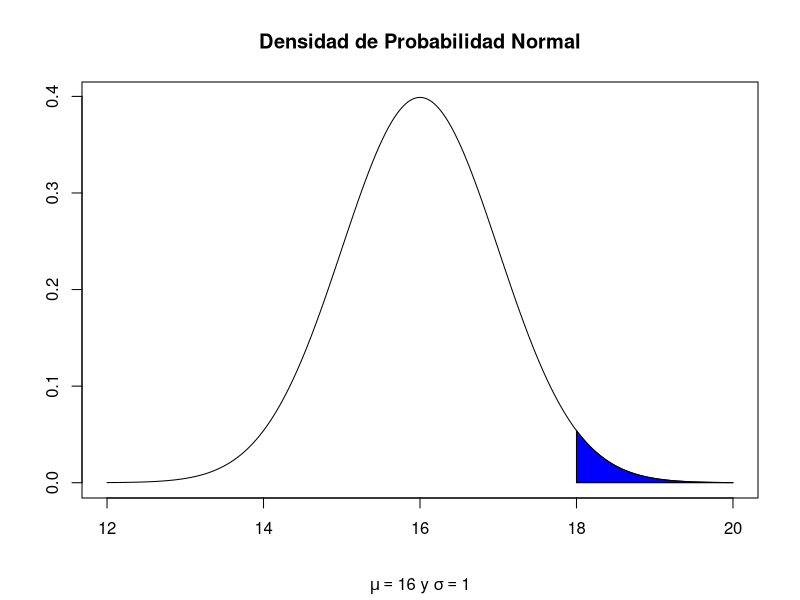

Here is the R script that generated this plot:
# Reto 1. Distribución normal

# Una compañía que manufactura y embotella jugo de manzana usa una máquina que 
# automáticamente llena botellas de 16 onzas. Hay alguna variación, no obstante, 
# en las cantidades de líquido que se ponen en las botellas que se llenan. 
# Se ha observado que la cantidad de líquido está normalmente distribuida en 
# forma aproximada con media de 16 onzas y desviación estándar de 1 onza.

# Determine la proporción de botellas que tendrán más de 18 onzas.

# **Solución**
  
pnorm(q = 18, mean = 16, sd = 1, lower.tail = FALSE)

# Observemos la región que corresponde a esta probabilidad en la siguiente gráfica en color azul

x <- seq(-4, 4, 0.01) + 16 # Algunos posibles valores que puede tomar la v.a. X (mínimo: mu-4sigma, máximo: mu+4sigma)
y <- dnorm(x, mean = 16, sd = 1) # Valores correspondientes de la función de densidad de probabilidad

plot(x, y, type = "l", xlab="", ylab="")
title(main = "Densidad de Probabilidad Normal", sub = expression(paste(mu == 16, " y ", sigma == 1)))
polygon(c(18, x[x>=18], max(x)), c(0, y[x>=18], 0), col="blue")
